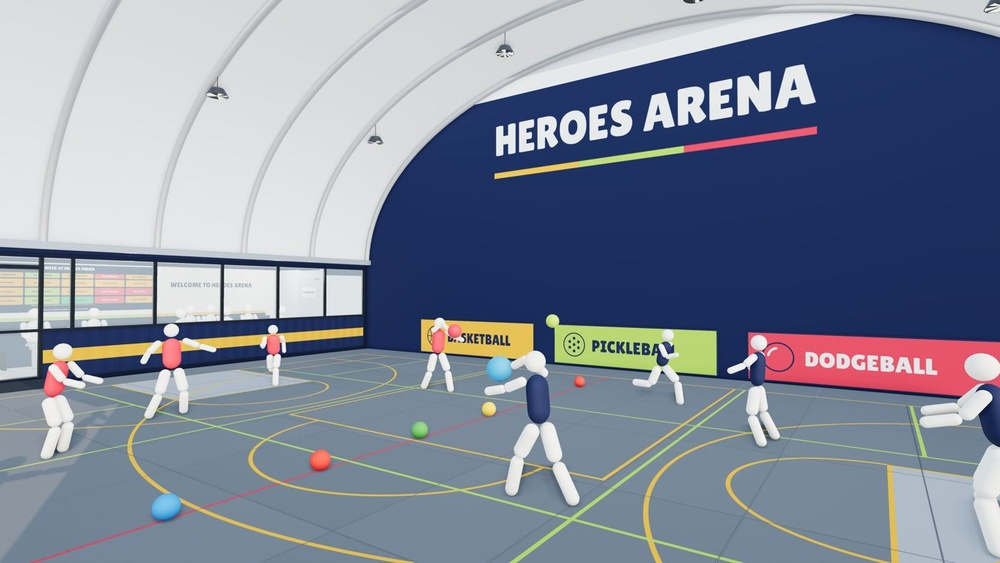
#> input picture court-viz/business/microsite-draft/img/dodge.jpg, 1000 x 563 px, shrunk from 1400 x 788 before the run
$ python label.py ../business/microsite-draft/img/dodge.jpg --out out.png
#> lines starting #> are read from the running program, lines starting #| are printed output that depends on the picture
"""Stamp the brief's CONCEPT label (bottom-left, Montserrat Bold, white on 60% navy) onto stills.

Usage: python3 tools/label.py in.png [in2.png ...] --out DIR
"""
import argparse
from pathlib import Path

from PIL import Image, ImageDraw, ImageFont

FONT = Path(__file__).resolve().parent.parent / "assets/fonts/Montserrat-Bold.ttf"
TEXT = "CONCEPT - HOOP HUB"  # --text overrides, e.g. "CONCEPT - HEROES ARENA"


def stamp(src: Path, out_dir: Path, text: str = TEXT) -> Path:
#> called with text = 'CONCEPT - HOOP HUB'
    im = Image.open(src).convert("RGBA")
    w, h = im.size
#> w = 1000; h = 563
    size = round(h * 0.018)
#> size = 10
    font = ImageFont.truetype(str(FONT), size)
    pad_x, pad_y, margin = round(size * 0.8), round(size * 0.5), round(h * 0.03)
#> pad_x = 8; pad_y = 5; margin = 17
    box = font.getbbox(text)
#> box = (0, 3, 112, 10)
    tw, th = box[2] - box[0], box[3] - box[1]
#> tw = 112; th = 7
    layer = Image.new("RGBA", im.size, (0, 0, 0, 0))
#> layer: PIL image 1000x563 RGBA; every value is 0
    d = ImageDraw.Draw(layer)
    x0, y1 = margin, h - margin
#> x0 = 17; y1 = 546
    y0 = y1 - th - 2 * pad_y
#> y0 = 529
    d.rounded_rectangle((x0, y0, x0 + tw + 2 * pad_x, y1), radius=round(size * 0.3), fill=(20, 38, 78, 153))
    d.text((x0 + pad_x - box[0], y0 + pad_y - box[1]), text, font=font, fill=(255, 255, 255, 255))
    out = out_dir / src.name
    Image.alpha_composite(im, layer).convert("RGB").save(out)
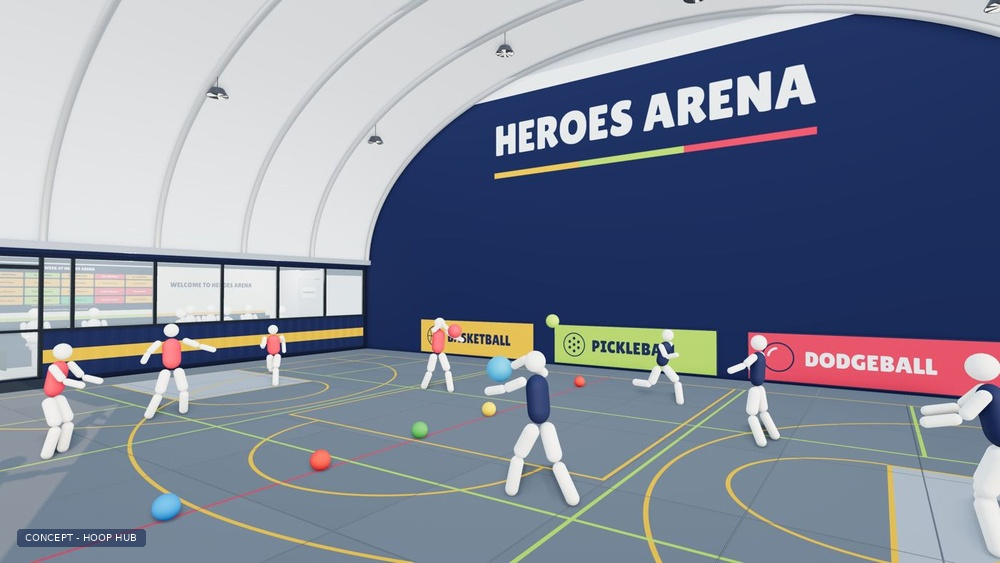
#> saved as dodge.jpg: PIL image 1000x563 RGB; mean R, G, B 128.8, 136.3, 153.2
    return out


if __name__ == "__main__":
    ap = argparse.ArgumentParser()
    ap.add_argument("files", nargs="+", type=Path)
    ap.add_argument("--out", type=Path, required=True)
    ap.add_argument("--text", default=TEXT)
    a = ap.parse_args()
    a.out.mkdir(parents=True, exist_ok=True)
    for f in a.files:
        print(stamp(f, a.out, a.text))

$ run again, on court-viz/business/microsite-draft/img/inside-door.jpg
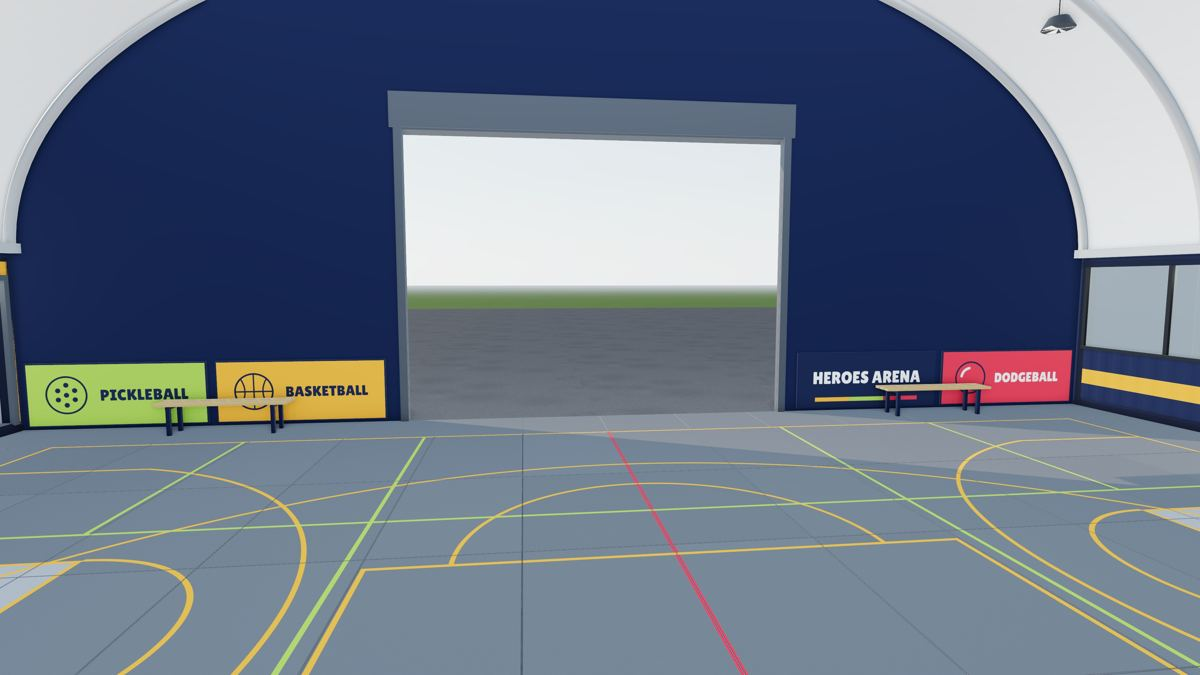
#> input picture court-viz/business/microsite-draft/img/inside-door.jpg, 1200 x 675 px
#> layer: PIL image 1200x675 RGBA; every value is 0
#> in stamp, `Image.alpha_composite(im, layer).convert("RGB").save(out)`:
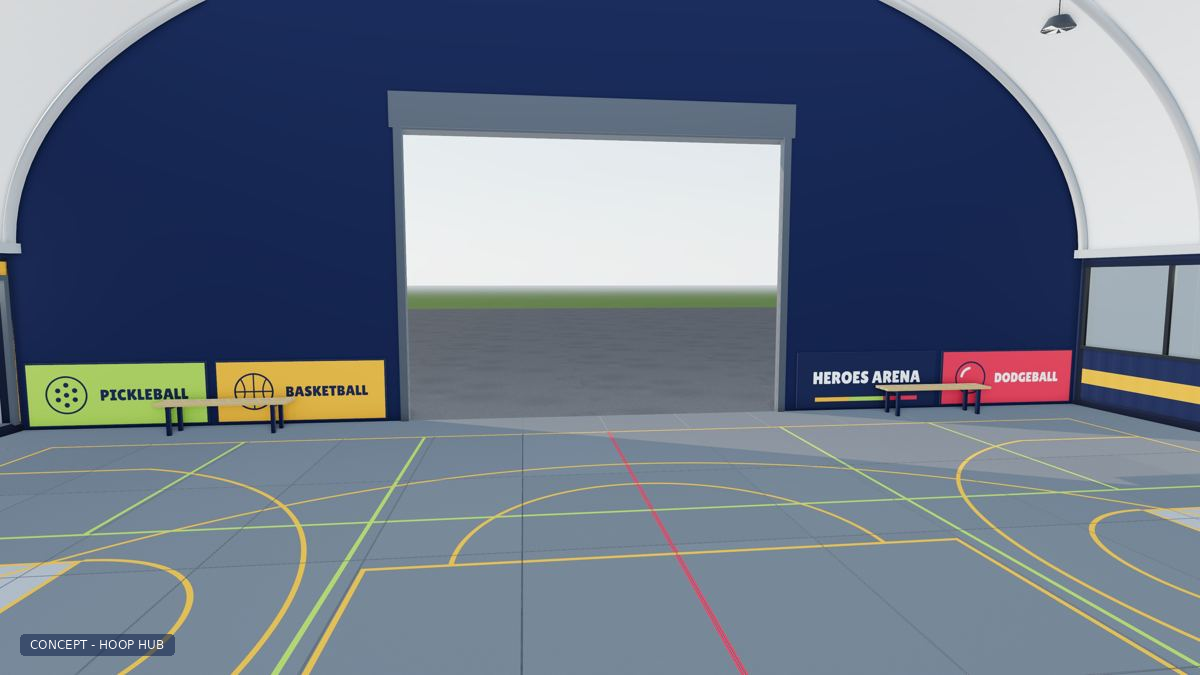
#> saved as inside-door.jpg: PIL image 1200x675 RGB; mean R, G, B 105.5, 116.8, 133.9

$ run again, on court-viz/business/microsite-draft/img/mini.jpg
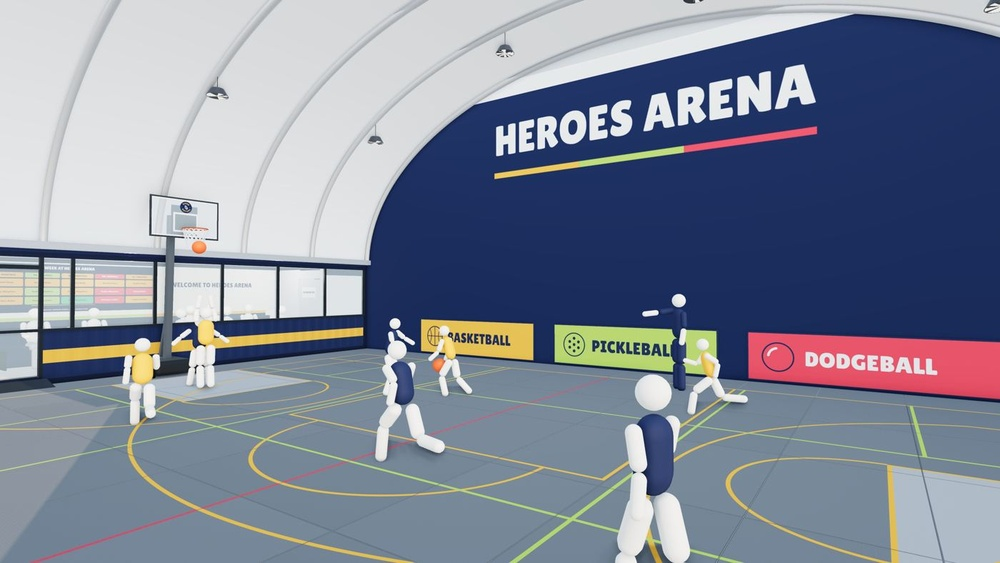
#> input picture court-viz/business/microsite-draft/img/mini.jpg, 1000 x 563 px, shrunk from 1400 x 788 before the run
#> layer: PIL image 1000x563 RGBA; every value is 0
#> in stamp, `Image.alpha_composite(im, layer).convert("RGB").save(out)`:
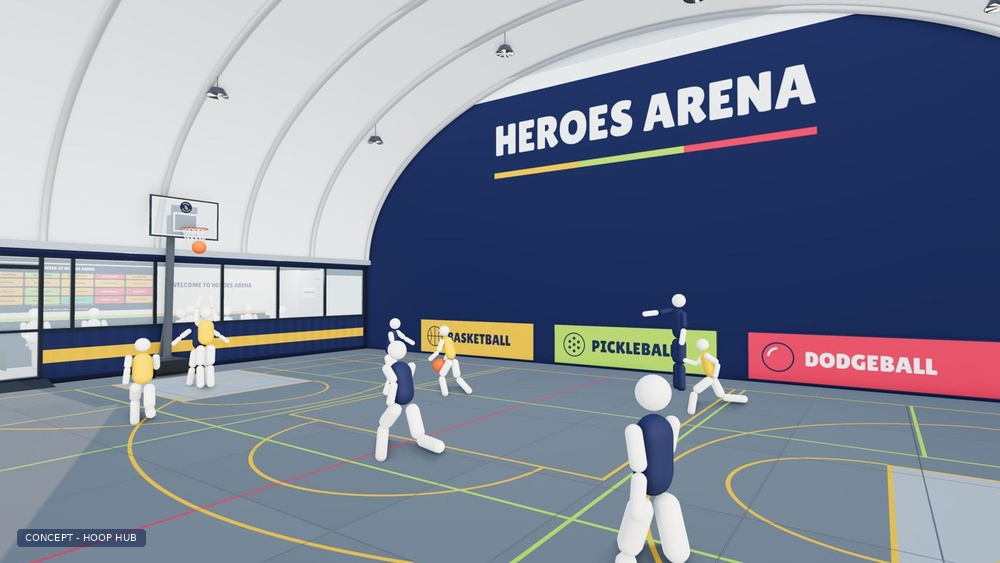
#> saved as mini.jpg: PIL image 1000x563 RGB; mean R, G, B 128.3, 135.5, 152.4

$ run again, on court-viz/business/microsite-draft/img/outside.jpg
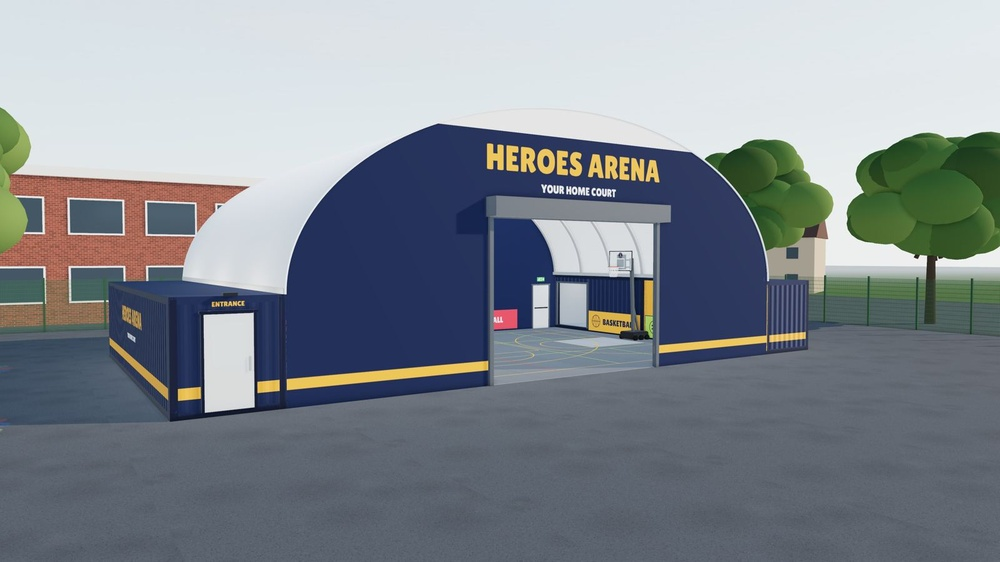
#> input picture court-viz/business/microsite-draft/img/outside.jpg, 1000 x 562 px, shrunk from 1600 x 900 before the run
#> layer: PIL image 1000x562 RGBA; every value is 0
#> in stamp, `Image.alpha_composite(im, layer).convert("RGB").save(out)`:
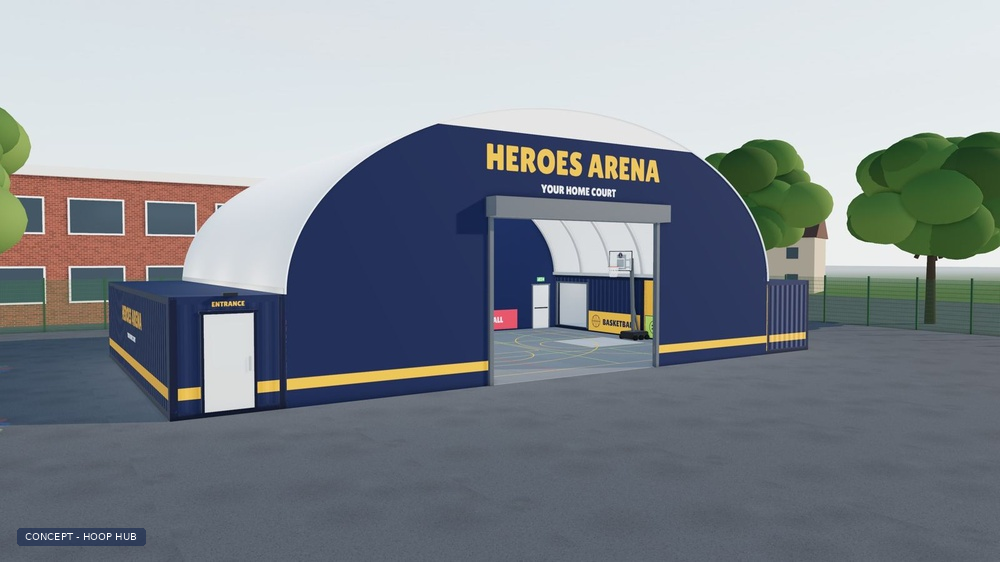
#> saved as outside.jpg: PIL image 1000x562 RGB; mean R, G, B 129.5, 136.5, 143.6
